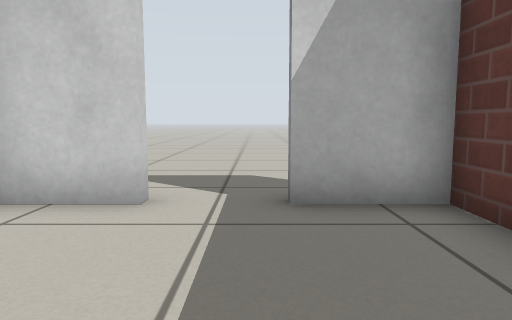
View 1 (above)

12 first-person views from a walk through a world built for the Gazebo simulator. The camera is 0.5 m above the floor, tilts 6° down and sees 70° across. The floor is counted in squares, 0.5 m on a side. Each view is taken from the middle of a square. On the plan, view 1 faces up. The plan holds only what a view shows up to about 13 squares ahead; the rest is blank. Simple patterns stand in for the simulator's built-in surfaces.

View 2
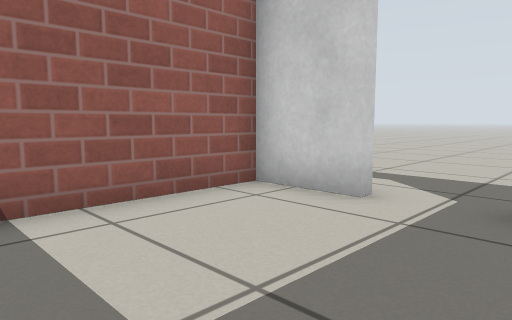

View 3
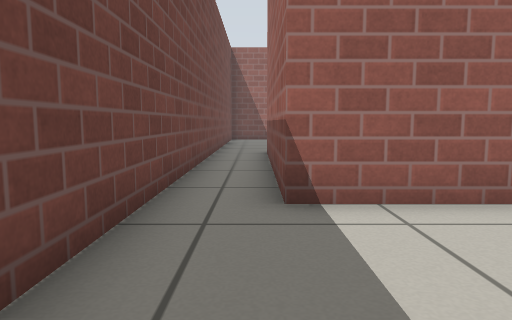

View 4
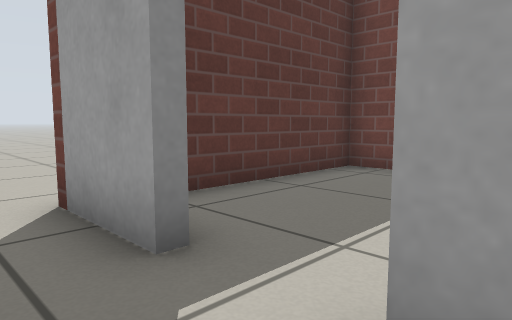

View 5
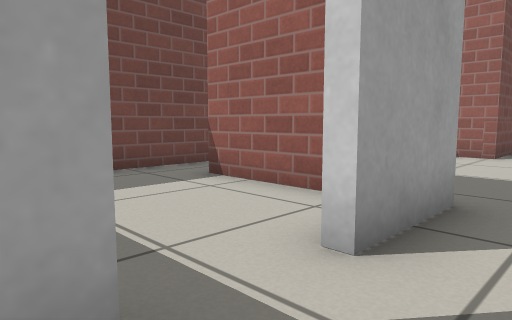

View 6
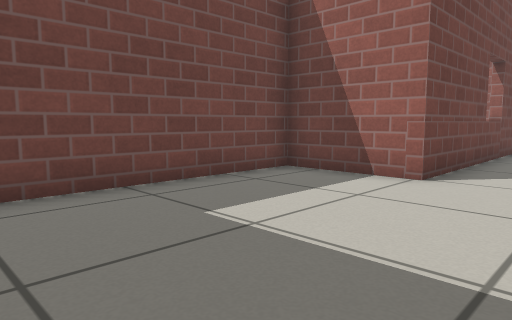

View 7
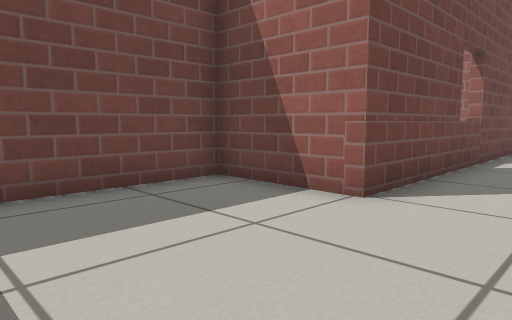

View 8
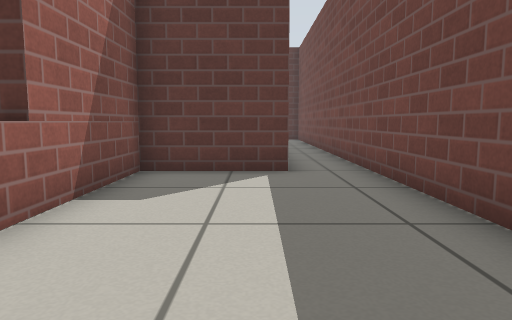

View 9
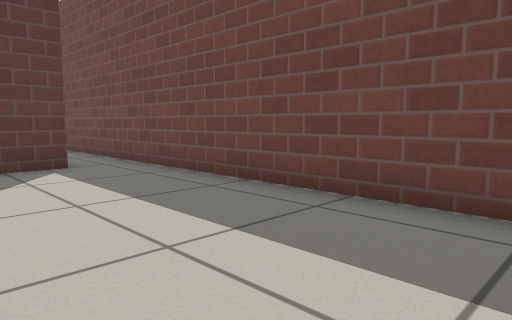

View 10
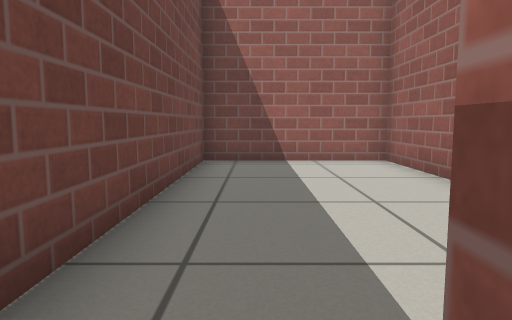

View 11
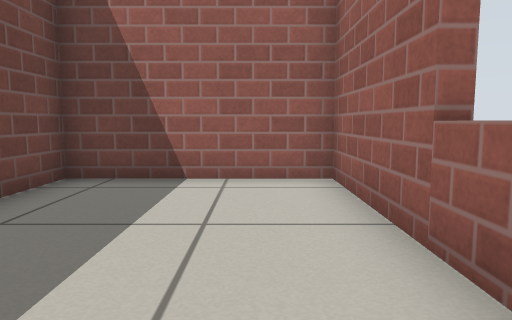

View 12
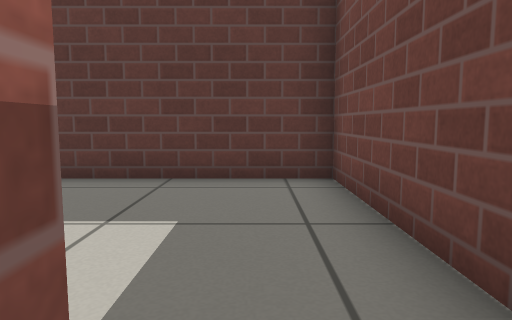

### Floor plan
Ten units are one square. View 1 is at (0, 0); x grows to the right and y downward. Boxes are objects, and circles mark ways between rooms. Rooms are numbered by the first view taken in them; rooms with no view inside come last. Other rooms are left out.
<svg viewBox="-199 -55 231 74">
<path fill="none" stroke="#000" d="M-14 -44 -33 -44 -33 -4M-34 14 23 14 23 -44 4 -44M-38 -47 -14 -47M-194 -37 -104 -37 -104 -7 -49 -7M4 -47 27 -47M-142 -32 -142 -38M-158 -38 -158 -32M-33 -4 -107 -4 -107 -34 -193 -34 -193 14 -34 14"/>
<circle cx="-5" cy="-45" r="3" fill="#2a7"/>
<circle cx="-40" cy="0" r="3" fill="#2a7"/>
<text x="-10" y="-20">1</text>
<text x="-110" y="-50">2</text>
<text x="-140" y="-10">3</text>
</svg>
Room 1 opens to room 2. Room 1 opens to room 3.

Where each view was taken, in squares from view 1:
view 1: 0 up, 0 right, facing up
view 2: 0 up, 1 right, facing up-left
view 3: 0 up, 1 right, facing left
view 4: 6 up, 2 left, facing down-right
view 5: 6 up, 1 right, facing down-left
view 6: 6 up, 4 left, facing down-left
view 7: 6 up, 6 left, facing down-left
view 8: 1 up, 18 left, facing right
view 9: 3 up, 19 left, facing down-right
view 10: 0 up, 10 left, facing left
view 11: 2 up, 13 left, facing left
view 12: 0 up, 4 left, facing right
